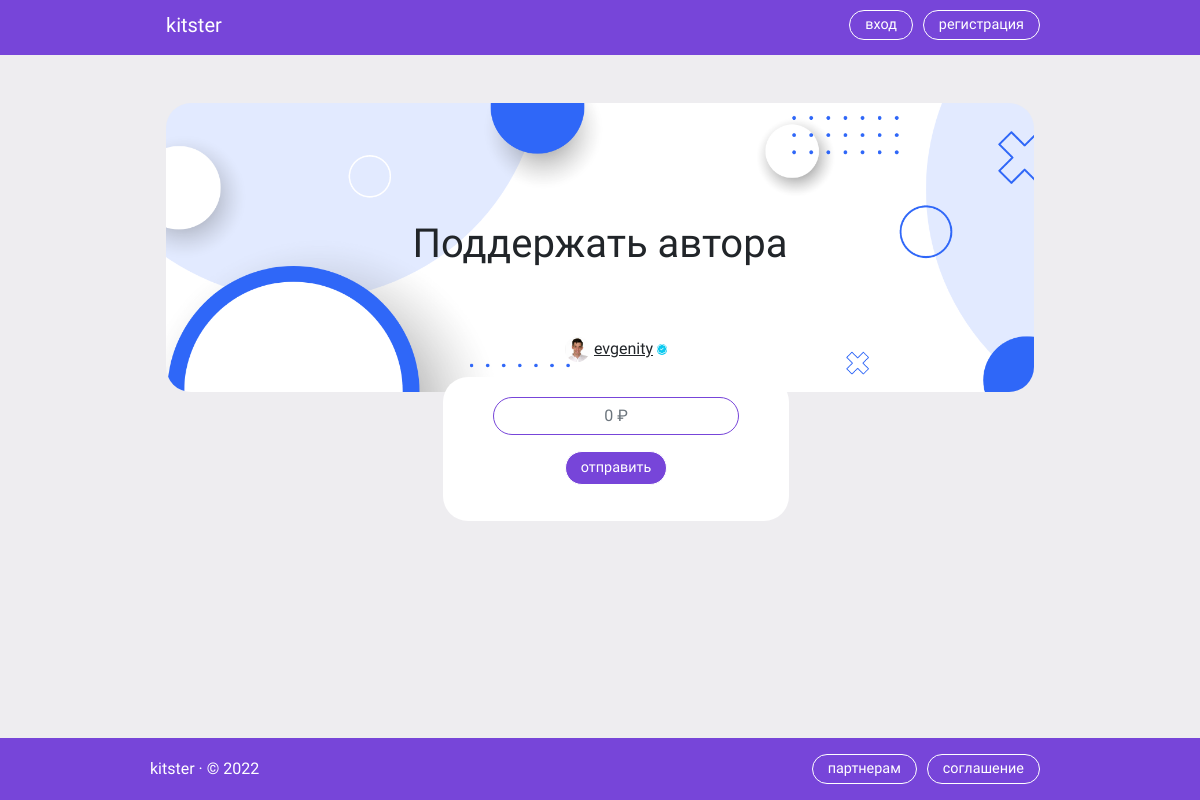
Screenshot of /evgenity/donate/ with the database file from the repository.
### kits/models.py (models this page shows, shortened)
class Author(models.Model):
	name = models.CharField(max_length=200)
	social_link = models.CharField(max_length=200)
	avatar = models.FileField(upload_to='static')
	hero_cover = models.FileField(upload_to='static', default='static/1500x500.png')
	pro = models.BooleanField(default=True)

### kits/views.py (the view)
# urls.py: path('<str:maker_name>/donate/', donate, name='donate'),
def donate(request, maker_name):
	maker = get_object_or_404(Author, name=maker_name)
	return render(request, 'kits/donate.html', {'maker': maker})

### kits/templates/kits/donate.html
{% extends "kits/base.html" %}
{% load static %}
{% block content %}
<div class="kit-hero position-relative mb-5">
      <img src="{{maker.hero_cover.url}}" alt="..." class="img img-fluid kit-hero-img">
      <div class="position-absolute translate-middle top-50 start-50" style="width:80%;">
        <h1 class="text-center">Поддержать автора</h1>
      </div>
      <div class="position-absolute translate-middle-x start-50 m-3" style="bottom: 5%;">
          <div class="d-flex position-relative">
            <img height="25px" width="25px" src="{{maker.avatar.url}}" alt="..." class="rounded-circle my-auto ">
            <p class="ms-1 my-auto"><a class="link-dark" href="{% url 'maker' maker.name %}">{{maker.name}}</a></p>
            <p class="badge rounded-pill bg-info my-auto ms-1" style="padding: 0px; font-size: 10px;"><i class="bi bi-patch-check"></i></p>
          </div>
      </div>
      <div class="position-absolute translate-middle-x start-50 m-3" style="bottom: -50%; background:white; padding: 20px 50px; border-radius: 25px;">
          <div class="d-flex position-relative">
            <form class="m-auto">
              <div class="d-flex">
              <input class="form-control"  placeholder="0 &#8381" style="text-align: center; border-radius: 25px; border: 1px solid #7745D9;">
            </div>
              <div class="d-flex my-3">
               <button type="submit" class="btn mx-auto" style="  border: 1px solid white;
                  padding: 10px 15px;
                  margin-right: 10px;
                  border-radius: 25px;
                  text-transform: lowercase;
                  font-weight: 300;
                  font-size: 0.9rem;
                  line-height: 0.8;
                  color: white;
                  background: #7745D9;
                  ">Отправить
                </button>
                </div>
            </form>
          </div>
      </div>
</div>
{% endblock %}

### kits/static/kits/main.css (style rules this page uses)
.kit-hero, .kit-hero-img { border-radius: 25px; }
html, body { font-family: Mulish; }
body { background-color: rgb(238, 237, 240); }

### rows the page displays
Author: hero_cover (picture), avatar (picture), name "evgenity"
